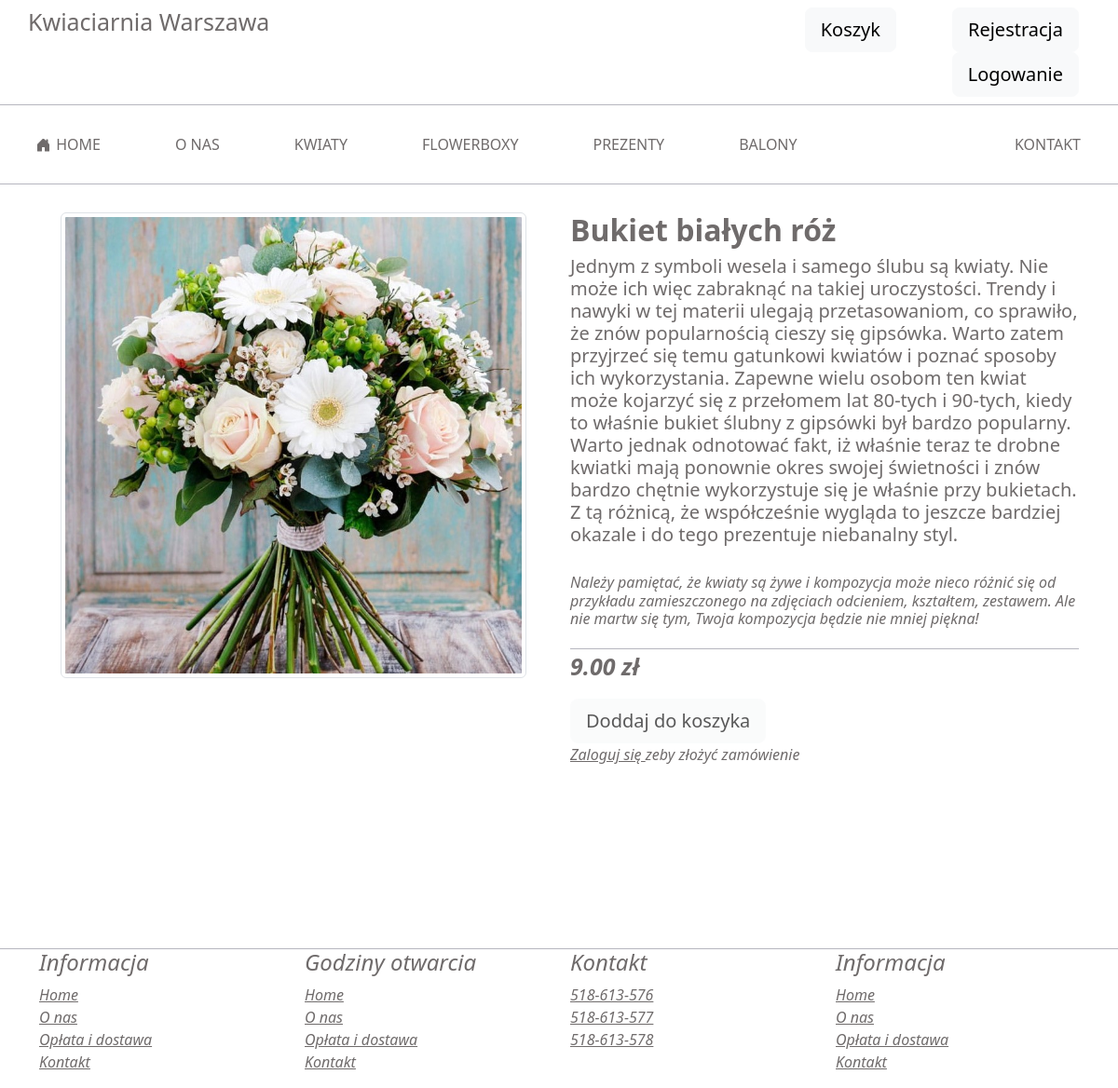
The app's page /Kwiaciarnia/towarszczegoly.php?id=1 with its own data.
### tables this page shows
CREATE TABLE `article` (
  `id_article` int NOT NULL,
  `article_name` varchar(30) NOT NULL,
  `amount` int NOT NULL,
  `price` decimal(10,2) NOT NULL,
  `img` varchar(30) NOT NULL,
  `opis` text NOT NULL
);

### Kwiaciarnia/towarszczegoly.php (the view, shortened to what this page needs)
<!doctype html>
<html lang='en'>
<head>
    <link rel='stylesheet' href='styles.css'>
</head>
<body>
    <?php require('phpcode/header.php')?>
    <?php
    $host = 'localhost';
    $db   = 'flowershop';
    $user = 'root';
    $pass = '';
    $charset = 'utf8';
    $dsn = "mysql:host=$host;dbname=$db;charset=$charset";
    try{
        $pdo =new PDO($dsn, $user, $pass);
        $pdo->setAttribute(PDO::ATTR_ERRMODE, PDO::ERRMODE_EXCEPTION);
    }
    catch(PDOException $e){
        echo "Connection failed: " . $e->getMessage();
    }
    $a=$_GET["id"];
    $result = $pdo->query("SELECT * FROM article where id_article=$a");
        $dane=$result->fetch();
            ?>
            <div class='container'>
                <div class='row'>
                    <div class='col opis'>
                        <img src='img/<?= $dane['img']?>' class='imgmaxwidth550 img-fluid img-thumbnail mx-auto d-block ' alt='$article'>
                    </div>
                    <div class='col opis'>
                        <h2><strong><?= $dane['article_name']?></strong></h2>
                        <h5><?= $dane['opis']?></h5>
                        <h6 class='opis'><em>Należy pamiętać, że kwiaty są żywe i kompozycja może nieco różnić się od przykładu zamieszczonego na zdjęciach odcieniem, kształtem, zestawem. Ale nie martw się tym, Twoja kompozycja będzie nie mniej piękna!</en></h6>
                        <p class='cena'><strong><?= $dane['price']?> zł</strong></p>
                        <form action='/dodajdokoszyka.php?id=<?= $dane['id_article']?>' method='post'>
                            <?php if (isset($_COOKIE['id'])) { ?>
                                <button type='submit' class='btn btn-light'>Doddaj do koszyka</button>
                            <?php }
                             else { ?>
                                <button class="btn btn-light btn-lg" title="Disabled button" disabled>Doddaj do koszyka</button>
                                <p><a id="logowanie "href="logowanie.php">Zaloguj się  </a>zeby złożyć zamówienie</p>
                        <?php } ?>
                        </form>
                    </div>
                </div>
            </div>
<?php require("phpcode/footer.php")
?>
</body>
</html>

### Kwiaciarnia/phpcode/header.php (shortened to what this page needs)
<!DOCTYPE html>
<html>
    <head>
    <link href="https://cdn.jsdelivr.net/npm/bootstrap@5.3.2/dist/css/bootstrap.min.css" rel="stylesheet">
    <link rel="stylesheet" href="styles.css">
    </head>
    <body>
    <div class="headbar">
        <h1>
        <?php if(isset($_COOKIE['user']) == false){ ?>
            <div class="container text-start">
                <div class="row  pt-2 ">
                    <div class="ps-0 col-md-8 ">
                        Kwiaciarnia Warszawa
                    </div>
                    <div class=" ps-0 col text-end ">
                        <form action="koszyk.php">
                            <button class="btn btn-light btn-lg">
                                Koszyk
                            </button>
                        </form>
                    </div>
                    <div class="col text-end">
                        <form action="register.php ">
                            <button class="btn btn-light btn-lg">
                                Rejestracja
                            </button>
                        </form>
                    </div>
                    <div class="col text-end">
                        <form action="logowanie.php">
                            <button class="btn btn-light btn-lg">
                                Logowanie
                            </button>
                        </form>
                    </div>
            </div>
        </div>
            <?php }
            ?>
        </h1>
    </div>
        <?php if((isset($_COOKIE['email']))==TRUE && ($_COOKIE['email'] == 'admin@admin.pl')){ ?>
            <div class="container text-start">
                <div class="row">
                    <div class="col ">
                        <form action="/phpcode/klient.php">
                            <div class="dropdown">
                                <button class="btn btn-light btn-lg"> Klient </button>
                                    <div class="dropdown-content">
                                        <a class="link-offset-2 link-underline link-underline-opacity-0" href="/phpcode/klient.php">Lista klientów</a>
                                        <a class="link-offset-2 link-underline link-underline-opacity-0" href="/phpcode/klient.php">Wyszukaj klenta/ usuń klienta</a>
                                        <a class="link-offset-2 link-underline link-underline-opacity-0" href="/phpcode/klient.php">Dodaj Klienta</a>
                                    </div>
                                </div>
                        </form>
                    </div>
                    <div class="col ">
                        <form action="/phpcode/article.php ">
                        <div class="dropdown">
                                <button class="btn btn-light btn-lg"> Artykuł </button>
                                    <div class="dropdown-content">
                                        <a class="link-offset-2 link-underline link-underline-opacity-0" href="/phpcode/article.php">Lista artykułów</a>
                                        <a class="link-offset-2 link-underline link-underline-opacity-0" href="/phpcode/article.php">Wyszukaj artykuł/ usuń artykuł</a>
                                        <a class="link-offset-2 link-underline link-underline-opacity-0" href="/phpcode/article.php">Dodaj artykuł</a>
                                    </div>
                                </div>
                        </form>
                    </div>
                    <div class="col">
                        <form action="/phpcode/zamowienie.php">
                        <div class="dropdown">
                                <button class="btn btn-light btn-lg"> Zamówienia </button>
                                    <div class="dropdown-content">
                                        <a class="link-offset-2 link-underline link-underline-opacity-0" href="/phpcode/zamowienie.php">Oczekujące</a>
                                        <a class="link-offset-2 link-underline link-underline-opacity-0" href="/phpcode/zamowienie.php">W realizacji</a>
                                        <a class="link-offset-2 link-underline link-underline-opacity-0" href="/phpcode/zamowienie.php">Zrealizowane</a>
                                    </div>
                                </div>
                        </form>
                    </div>
                    <div class="col">
                        <form action="/phpcode/raport.php">
                            <div class="dropdown">
                                <button class="btn btn-light btn-lg"> Raporty </button>
                                <div class="dropdown-content">
                                    <a class="link-offset-2 link-underline link-underline-opacity-0" href="/phpcode/raport.php">Wyszukaj zamowienie dla klienta</a>
                                    <a class="link-offset-2 link-underline link-underline-opacity-0" href="/phpcode/raportzamowienia.php">Suma wszystkich zamówien</a>
                                    <a class="link-offset-2 link-underline link-underline-opacity-0" href="/phpcode/raportzamowienia.php">Podaj minimalną, maksymalną, średnią wartość zamówienia. </a>
                                </div>
                            </div>
                        </form>
                    </div>
                    <div class="col">
                        <form action="/phpcode/exit.php">
                            <button class="btn btn-light btn-lg"> Wyloguj </button>
                        </form>
                    </div>
            </div>
        </div>
        <?php }
    else{ ?>
    <div>
        <ul class="menu">
            <li class="link"><a href="/"> HOME</a></li>
            <li><a href="#link">O NAS</a></li>
            <li><a href="#link">KWIATY</a></li>
            <li><a href="#link">FLOWERBOXY</a></li>
            <li><a href="#link">PREZENTY</a></li>
            <li><a href="#link">BALONY</a></li>
            <li style="float:right"><a href="#link">KONTAKT</a></li>
        </ul>
    </div>
    <?php } ?>
</html>

### Kwiaciarnia/phpcode/footer.php (shortened to what this page needs)
<!doctype html>
<html lang="en">
  <head>
    <link href="https://cdn.jsdelivr.net/npm/bootstrap@5.3.2/dist/css/bootstrap.min.css" rel="stylesheet">
    <link rel="stylesheet" href="styles.css">
  </head>
  <body>
    <footer>
        <section class="footer">
            <div class="container">
                <div class="row">
                    <div class="col-md-3 col-6">
                    <h4>Informacja</h4>
                    <ul class="list-unstyled">
                        <li><a href="#">Home</a></li>
                        <li><a href="#">O nas</a></li>
                        <li><a href="#">Opłata i dostawa</a></li>
                        <li><a href="#">Kontakt</a></li>
                    </ul>
                    </div>
                    <div class="col-md-3 col-6">
                    <h4>Godziny otwarcia</h4>
                    <ul class="list-unstyled">
                        <li><a href="#">Home</a></li>
                        <li><a href="#">O nas</a></li>
                        <li><a href="#">Opłata i dostawa</a></li>
                        <li><a href="#">Kontakt</a></li>
                    </ul>
                    </div>
                    <div class="col-md-3 col-6">
                    <h4>Kontakt</h4>
                    <ul class="list-unstyled">
                        <li><a href="tel:518613576">518-613-576</a></li>
                        <li><a href="tel:518613577">518-613-577</a></li>
                        <li><a href="tel:518613578">518-613-578</a></li>
                    </ul>
                    </div>
                    <div class="col-md-3 col-6">
                    <h4>Informacja</h4>
                    <ul class="list-unstyled">
                        <li><a href="#">Home</a></li>
                        <li><a href="#">O nas</a></li>
                        <li><a href="#">Opłata i dostawa</a></li>
                        <li><a href="#">Kontakt</a></li>
                    </ul>
                    </div>
                </div>
            </div>
        </section>
    </footer>
  </body>

### Kwiaciarnia/styles.css (style rules this page uses)
body { background-color: #ffffff; color:rgb(111, 107, 107); }
h1 { font-size: 25px; }
.menu { list-style-type: none; margin: 0; padding: 0; overflow: hidden; border-bottom: 1.5px solid rgb(59, 59, 82, 0.37); border-top: 1.5px solid rgb(59, 59, 82, 0.37); }
a { color:rgb(111, 107, 107); }
.menu li { float: left; margin-left: auto; }
.menu a { display:block; text-align: center; padding: 30px 40px; text-decoration: none; }
h2 { font-size: 32px; }
.menu { width: 100%; }
footer { border-top: 1.5px solid rgb(59, 59, 82, 0.37); margin-top: 180px; }
.cena { font-size: 25px; margin-top: 22px; border-top: 1px solid rgb(59, 59, 82, 0.37); }
.col h6 { margin-top:30px; }
.opis { margin-top: 30px; }
.imgmaxwidth550 { width: 500px; height: 500px; }

### records on screen
article: img (picture), article_name "Bukiet białych róż", opis "Jednym z symboli wesela i samego ślubu są kwiaty. Nie może ich więc zabraknąć na takiej uroczystości. Trendy i nawyki w tej materii ulegają przetasowaniom, co sprawiło, że znów popularnością cieszy się gipsówka. Warto zatem przyjrzeć się temu gatunkowi kwiatów i poznać sposoby ich wykorzystania. Zapewne wielu osobom ten kwiat może kojarzyć się z przełomem lat 80-tych i 90-tych, kiedy to właśnie bukiet ślubny z gipsówki był bardzo popularny. Warto jednak odnotować fakt, iż właśnie teraz te drobne kwiatki mają ponownie okres swojej świetności i znów bardzo chętnie wykorzystuje się je właśnie przy bukietach. Z tą różnicą, że współcześnie wygląda to jeszcze bardziej okazale i do tego prezentuje…", price "9.00"
